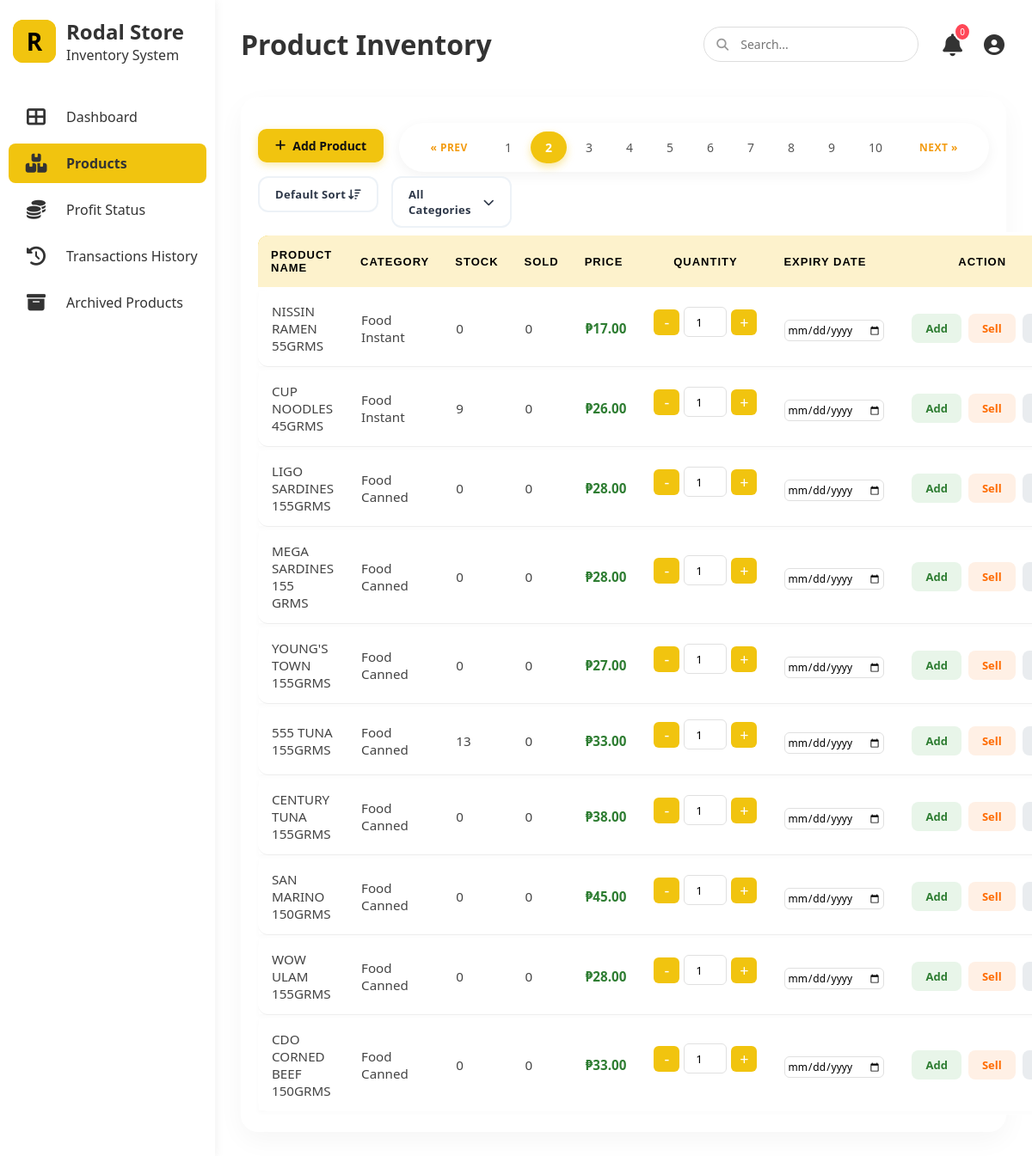
/stocks.php?page=2 (signed in), run on the app's committed database.
### tables this page shows
CREATE TABLE `product` (
  `product_id` int(11) NOT NULL,
  `product_name` varchar(255) NOT NULL,
  `category_id` int(11) NOT NULL,
  `cost` decimal(10,2) NOT NULL,
  `price` decimal(11,2) NOT NULL,
  `product_sku` varchar(255) NOT NULL,
  `is_active` tinyint(1) DEFAULT 1
);

CREATE TABLE `category` (
  `category_id` int(11) NOT NULL,
  `category_name` varchar(255) NOT NULL
);

### stocks.php (the view, shortened to what this page needs)
<?php
require 'db_connect.php';
$search = isset($_GET['search']) ? mysqli_real_escape_string($conn, $_GET['search']) : '';
$sort = $_GET['sort'] ?? 'default';
switch ($sort) {
    default:
        $orderBy = "p.product_id ASC";
}
$limit = 10;
$page = isset($_GET['page']) ? (int) $_GET['page'] : 1;
$offset = ($page - 1) * $limit;
$conditions = [];
$conditions[] = "p.is_active = 1";
$whereClause = "WHERE " . implode(" AND ", $conditions);
$total_query = "SELECT COUNT(*) as total
                FROM product p
                JOIN category c ON p.category_id = c.category_id
                $whereClause";
$total_results_res = mysqli_query($conn, $total_query);
$total_row = mysqli_fetch_assoc($total_results_res);
$total_pages = ceil($total_row['total'] / $limit);
$sql = "SELECT p.product_id, p.product_name, p.product_sku, p.cost, p.category_id, c.category_name, p.price,
        SUM(CASE WHEN t.transaction_type = 'IN' THEN t.quantity ELSE 0 END) as total_in,
        SUM(CASE WHEN t.transaction_type = 'OUT' THEN t.quantity ELSE 0 END) as total_out
        FROM product p
        JOIN category c ON p.category_id = c.category_id
        LEFT JOIN stock_transaction t ON p.product_id = t.product_id
        $whereClause
        GROUP BY p.product_id
        ORDER BY $orderBy
        LIMIT $limit OFFSET $offset";
$result = mysqli_query($conn, $sql);
?>
<!DOCTYPE html>
<html lang="en">
<head>
    <link rel="stylesheet" href="style.css">
    <link rel="stylesheet" href="https://cdnjs.cloudflare.com/ajax/libs/font-awesome/6.4.0/css/all.min.css">
</head>
<body>
    <div class="container">
        <aside class="sidebar">
            <div class="logo">
                <a href="dashboard.php" class="logo-r">
                    <div class="logo-r">R</div>
                </a>
                <div class="logo-text">
                    <h2>Rodal Store</h2>
                    <p>Inventory System</p>
                </div>
            </div>
            <ul class="nav-links">
                <li><a href="dashboard.php"><i class="fas fa-th-large"></i> <span>Dashboard</span></a></li>
                <li class="active"><a href="stocks.php"><i class="fas fa-boxes"></i> <span>Products</span></a></li>
                <li><a href="profit_status.php"><i class="fas fa-coins"></i> <span>Profit Status</span></a></li>
                <li><a href="purchase-history.php"><i class="fas fa-history"></i><span>Transactions History</span></a>
                </li>
                <li><a href="archived_products.php"><i class="fas fa-archive"></i> <span>Archived Products</span></a>
                </li>
            </ul>
        </aside>
        <main class="main-content">
            <header>
                <div class="header-title">
                    <h1>Product Inventory</h1>
                </div>
                <div class="header-right">
                    <div class="search-bar">
                        <form method="GET" action="stocks.php">
                            <input type="text" name="search" placeholder="Search..."
                                value="<?php echo htmlspecialchars($search); ?>">
                        </form>
                    </div>
                    <div class="user-actions">
                        <div class="notification-container">
                            <button class="icon-btn" id="notifBtn">
                                <i class="fas fa-bell"></i>
                                <span class="notif-badge" id="notifCount">0</span>
                            </button>
                        </div>
                        <div class="user-profile-wrapper"
                            style="position: relative !important; display: inline-block !important; vertical-align: middle;">
                            <div id="profileBtn" onclick="toggleProfileMenu(event)" style="cursor: pointer;
                padding: 2px;
                display: flex;
                align-items: center;
                justify-content: center;
                transition: opacity 0.2s;" onmouseover="this.style.opacity='0.8'" onmouseout="this.style.opacity='1'">
                                <i class="fas fa-user-circle"
                                    style="font-size: 24px !important; color: #333 !important;"></i>
                            </div>
                        </div>
                    </div>
                </div>
            </header>
            <section class="category-section">
                <div class="top-bar">
                    <button class="add-product-btn" onclick="openAddProductModal()">
                        <i class="fas fa-plus"></i> Add Product
                    </button>
                    <div class="pagination-container">
                        <?php
                        $url_params = '';
                        ?>
                        <div class="pagination">
                            <?php if ($page > 1): ?>
                                <a href="?page=<?php echo ($page - 1) . $url_params; ?>">&laquo; Prev</a>
                            <?php endif; ?>
                            <?php for ($i = 1; $i <= $total_pages; $i++): ?>
                                <a href="?page=<?php echo $i . $url_params; ?>"
                                    class="<?php echo ($page == $i) ? 'active' : ''; ?>">
                                    <?php echo $i; ?>
                                </a>
                            <?php endfor; ?>
                            <?php if ($page < $total_pages): ?>
                                <a href="?page=<?php echo ($page + 1) . $url_params; ?>">Next &raquo;</a>
                            <?php endif; ?>
                        </div>
                    </div>
                    <?php
                    $currentCat = $_GET['category'] ?? 'all';
                    ?>
                    <form method="GET" id="filterForm" action="stocks.php" style="display: flex; gap: 15px;">
                        <div class="modern-dropdown" id="sortDropdown">
                            <div class="dropdown-trigger">
                                <span>
                                    <?php
                                    $labels = [
                                        'default' => 'Default Sort',
                                        'most_sold' => 'Sales: Most Sold',
                                        'least_sold' => 'Sales: Least Sold',
                                        'alpha_asc' => 'Name: A to Z',
                                        'alpha_desc' => 'Name: Z to A',
                                        'price_asc' => 'Price: Low-High',
                                        'price_desc' => 'Price: High-Low',
                                        'stock_low' => 'Stock: Low-High',
                                        'stock_high' => 'Stock: High-Low'
                                    ];
                                    echo $labels[$sort] ?? 'Default Sort';
                                    ?>
                                </span>
                                <i class="fas fa-sort-amount-down"></i>
                            </div>
                        </div>
                        <div class="modern-dropdown" id="categoryDropdown">
                            <div class="dropdown-trigger">
                                <span id="selectedDisplay">
                                    <?php echo ($currentCat === 'all') ? 'All Categories' : str_replace('_', ' ', $currentCat); ?>
                                </span>
                                <i class="fas fa-chevron-down"></i>
                            </div>
                        </div>
                    </form>
                </div>
                <table class="grid-table">
                    <thead class="grid-thead">
                        <tr>
                            <th>Product Name</th>
                            <th>Category</th>
                            <th>Stock</th>
                            <th>Sold</th>
                            <th>Price</th>
                            <th style="text-align: center;">Quantity</th>
                            <th>Expiry Date</th>
                            <th style="text-align: center;">Action</th>
                        </tr>
                    </thead>
                    <tbody id="productBody">
                        <?php while ($row = mysqli_fetch_assoc($result)) {
                            $stock = $row['total_in'] - $row['total_out'];
                            $sold = $row['total_out'];
                            $catAttr = strtoupper(str_replace(' ', '_', $row['category_name']));
                        ?>
                            <tr data-category="<?php echo $catAttr; ?>">
                                <td><?php echo htmlspecialchars($row['product_name']); ?></td>
                                <td><?php echo ucwords(strtolower(str_replace('_', ' ', $row['category_name']))); ?></td>
                                <td><?php echo $stock; ?></td>
                                <td><?php echo $sold; ?></td>
                                <td style="font-weight: bold; color: #2e7d32;">
                                    ₱<?php echo number_format($row['price'], 2); ?></td>
                                <td>
                                    <div class="quantity-box">
                                        <button onclick="changeQty(this,-1)">-</button>
                                        <input type="number" value="1" min="1" id="qty-<?php echo $row['product_id']; ?>">
                                        <button onclick="changeQty(this,1)">+</button>
                                    </div>
                                </td>
                                <td>
                                    <input type="date" id="expiry-<?php echo $row['product_id']; ?>"
                                        style="margin-top: 5px; font-size: 12px; padding: 2px;">
                                </td>
                                <td>
                                    <div class="action-group" style="display: flex; align-items: center; gap: 8px;">
                                        <button class="add-btn"
                                            onclick="updateStock(<?php echo $row['product_id']; ?>, 'IN')">Add</button>
                                        <button class="sell-btn"
                                            onclick="updateStock(<?php echo $row['product_id']; ?>, 'OUT', <?php echo $stock; ?>)">Sell</button>
                                        <div class="action-menu-container">
                                            <button class="action-trigger-btn"
                                                onclick="toggleMenu(event, <?php echo $row['product_id']; ?>)">
                                            </button>
                                        </div>
                                    </div>
                                </td>
                            </tr>
                        <?php } ?>
                    </tbody>
                </table>
            </section>
        </main>
    </div>
</body>
</html>

### data on the page
product: product_name "NISSIN RAMEN 55GRMS", category.category_name "Food Instant", stock "0", sold "0", price "17.00"
product: product_name "CUP NOODLES 45GRMS", category.category_name "Food Instant", stock "9", sold "0", price "26.00"
product: product_name "LIGO SARDINES 155GRMS", category.category_name "Food Canned", stock "0", sold "0", price "28.00"
product: product_name "MEGA SARDINES 155 GRMS", category.category_name "Food Canned", stock "0", sold "0", price "28.00"
product: product_name "YOUNG'S TOWN 155GRMS", category.category_name "Food Canned", stock "0", sold "0", price "27.00"
product: product_name "555 TUNA 155GRMS", category.category_name "Food Canned", stock "13", sold "0", price "33.00"
product: product_name "CENTURY TUNA 155GRMS", category.category_name "Food Canned", stock "0", sold "0", price "38.00"
product: product_name "SAN MARINO 150GRMS", category.category_name "Food Canned", stock "0", sold "0", price "45.00"
product: product_name "WOW ULAM 155GRMS", category.category_name "Food Canned", stock "0", sold "0", price "28.00"
product: product_name "CDO CORNED BEEF 150GRMS", category.category_name "Food Canned", stock "0", sold "0", price "33.00"

### other printed values
$labels[$sort] "Default Sort"
